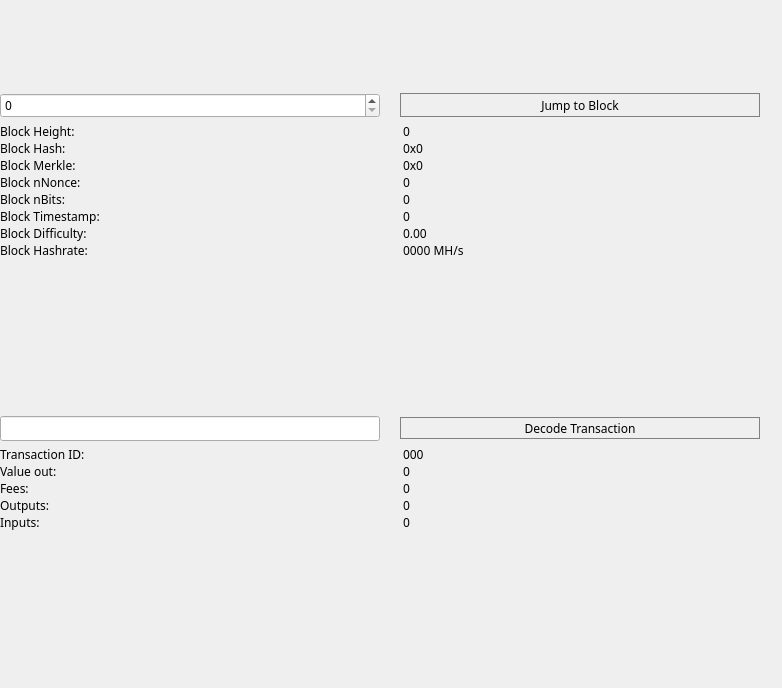
<?xml version="1.0" encoding="UTF-8"?>
<ui version="4.0">
 <class>BlockBrowser</class>
 <widget class="QWidget" name="BlockBrowser">
  <property name="windowModality">
   <enum>Qt::NonModal</enum>
  </property>
  <property name="enabled">
   <bool>true</bool>
  </property>
  <property name="geometry">
   <rect>
    <x>0</x>
    <y>0</y>
    <width>782</width>
    <height>688</height>
   </rect>
  </property>
  <property name="sizePolicy">
   <sizepolicy hsizetype="Preferred" vsizetype="Preferred">
    <horstretch>0</horstretch>
    <verstretch>0</verstretch>
   </sizepolicy>
  </property>
  <property name="minimumSize">
   <size>
    <width>0</width>
    <height>0</height>
   </size>
  </property>
  <property name="acceptDrops">
   <bool>false</bool>
  </property>
  <property name="windowTitle">
   <string>Form</string>
  </property>
  <property name="styleSheet">
   <string notr="true">font-family:Proxima Nova Rg;</string>
  </property>
  <layout class="QGridLayout">
   <property name="sizeConstraint">
    <enum>QLayout::SetMaximumSize</enum>
   </property>
   <property name="leftMargin">
    <number>0</number>
   </property>
   <property name="topMargin">
    <number>66</number>
   </property>
   <property name="rightMargin">
    <number>22</number>
   </property>
   <property name="bottomMargin">
    <number>0</number>
   </property>
   <property name="horizontalSpacing">
    <number>7</number>
   </property>
   <property name="verticalSpacing">
    <number>0</number>
   </property>
   <item row="1" column="0">
    <layout class="QGridLayout" name="gridLayout_3" rowstretch="0,0,0,0,0,0,0,0,0,0,0,0,0,0,0,0,0,0,0,0" columnstretch="0,0">
     <property name="sizeConstraint">
      <enum>QLayout::SetDefaultConstraint</enum>
     </property>
     <property name="spacing">
      <number>0</number>
     </property>
     <item row="1" column="0">
      <widget class="QSpinBox" name="heightBox">
       <property name="sizePolicy">
        <sizepolicy hsizetype="Preferred" vsizetype="Fixed">
         <horstretch>0</horstretch>
         <verstretch>0</verstretch>
        </sizepolicy>
       </property>
       <property name="maximum">
        <number>99999999</number>
       </property>
      </widget>
     </item>
     <item row="8" column="1">
      <widget class="QLabel" name="timeBox">
       <property name="layoutDirection">
        <enum>Qt::LeftToRight</enum>
       </property>
       <property name="styleSheet">
        <string notr="true">margin-left:20px;</string>
       </property>
       <property name="text">
        <string>0</string>
       </property>
       <property name="alignment">
        <set>Qt::AlignLeading|Qt::AlignLeft|Qt::AlignVCenter</set>
       </property>
      </widget>
     </item>
     <item row="15" column="0">
      <widget class="QLabel" name="valueLabel">
       <property name="text">
        <string>Value out:</string>
       </property>
       <property name="alignment">
        <set>Qt::AlignLeading|Qt::AlignLeft|Qt::AlignVCenter</set>
       </property>
      </widget>
     </item>
     <item row="9" column="0">
      <widget class="QLabel" name="hardLabel">
       <property name="text">
        <string>Block Difficulty:</string>
       </property>
      </widget>
     </item>
     <item row="3" column="1">
      <widget class="QLabel" name="heightLabel">
       <property name="layoutDirection">
        <enum>Qt::LeftToRight</enum>
       </property>
       <property name="styleSheet">
        <string notr="true">margin-left:20px;</string>
       </property>
       <property name="text">
        <string>0</string>
       </property>
       <property name="alignment">
        <set>Qt::AlignLeading|Qt::AlignLeft|Qt::AlignVCenter</set>
       </property>
      </widget>
     </item>
     <item row="12" column="1">
      <widget class="QPushButton" name="txButton">
       <property name="minimumSize">
        <size>
         <width>0</width>
         <height>22</height>
        </size>
       </property>
       <property name="styleSheet">
        <string notr="true">border:1px solid grey;margin-left:20px;</string>
       </property>
       <property name="text">
        <string>Decode Transaction</string>
       </property>
      </widget>
     </item>
     <item row="1" column="1">
      <widget class="QPushButton" name="blockButton">
       <property name="minimumSize">
        <size>
         <width>0</width>
         <height>24</height>
        </size>
       </property>
       <property name="styleSheet">
        <string notr="true">border:1px solid grey;margin-left:20px;</string>
       </property>
       <property name="text">
        <string>Jump to Block</string>
       </property>
      </widget>
     </item>
     <item row="15" column="1">
      <widget class="QLabel" name="valueBox">
       <property name="layoutDirection">
        <enum>Qt::LeftToRight</enum>
       </property>
       <property name="styleSheet">
        <string notr="true">margin-left:20px;</string>
       </property>
       <property name="text">
        <string>0</string>
       </property>
       <property name="alignment">
        <set>Qt::AlignLeading|Qt::AlignLeft|Qt::AlignVCenter</set>
       </property>
      </widget>
     </item>
     <item row="7" column="1">
      <widget class="QLabel" name="bitsBox">
       <property name="layoutDirection">
        <enum>Qt::LeftToRight</enum>
       </property>
       <property name="styleSheet">
        <string notr="true">margin-left:20px;</string>
       </property>
       <property name="text">
        <string>0</string>
       </property>
       <property name="alignment">
        <set>Qt::AlignLeading|Qt::AlignLeft|Qt::AlignVCenter</set>
       </property>
      </widget>
     </item>
     <item row="7" column="0">
      <widget class="QLabel" name="bitsLabel">
       <property name="text">
        <string>Block nBits:</string>
       </property>
      </widget>
     </item>
     <item row="14" column="0">
      <widget class="QLabel" name="txLabel">
       <property name="text">
        <string>Transaction ID:</string>
       </property>
       <property name="alignment">
        <set>Qt::AlignLeading|Qt::AlignLeft|Qt::AlignVCenter</set>
       </property>
      </widget>
     </item>
     <item row="16" column="0">
      <widget class="QLabel" name="feesLabel">
       <property name="text">
        <string>Fees:</string>
       </property>
       <property name="alignment">
        <set>Qt::AlignLeading|Qt::AlignLeft|Qt::AlignVCenter</set>
       </property>
      </widget>
     </item>
     <item row="3" column="0">
      <widget class="QLabel" name="heightLabel_2">
       <property name="text">
        <string>Block Height:</string>
       </property>
      </widget>
     </item>
     <item row="5" column="1">
      <widget class="QLabel" name="merkleBox">
       <property name="minimumSize">
        <size>
         <width>187</width>
         <height>0</height>
        </size>
       </property>
       <property name="layoutDirection">
        <enum>Qt::LeftToRight</enum>
       </property>
       <property name="styleSheet">
        <string notr="true">margin-left:20px;</string>
       </property>
       <property name="text">
        <string>0x0</string>
       </property>
       <property name="alignment">
        <set>Qt::AlignLeading|Qt::AlignLeft|Qt::AlignVCenter</set>
       </property>
      </widget>
     </item>
     <item row="2" column="1">
      <spacer name="verticalSpacer_5">
       <property name="orientation">
        <enum>Qt::Vertical</enum>
       </property>
       <property name="sizeType">
        <enum>QSizePolicy::Minimum</enum>
       </property>
       <property name="sizeHint" stdset="0">
        <size>
         <width>20</width>
         <height>5</height>
        </size>
       </property>
      </spacer>
     </item>
     <item row="11" column="1">
      <spacer name="verticalSpacer_4">
       <property name="orientation">
        <enum>Qt::Vertical</enum>
       </property>
       <property name="sizeHint" stdset="0">
        <size>
         <width>20</width>
         <height>20</height>
        </size>
       </property>
      </spacer>
     </item>
     <item row="18" column="0">
      <widget class="QLabel" name="inputLabel">
       <property name="text">
        <string>Inputs:</string>
       </property>
       <property name="alignment">
        <set>Qt::AlignLeading|Qt::AlignLeft|Qt::AlignVCenter</set>
       </property>
      </widget>
     </item>
     <item row="10" column="0">
      <widget class="QLabel" name="pawLabel">
       <property name="text">
        <string>Block Hashrate:</string>
       </property>
      </widget>
     </item>
     <item row="16" column="1">
      <widget class="QLabel" name="feesBox">
       <property name="layoutDirection">
        <enum>Qt::LeftToRight</enum>
       </property>
       <property name="styleSheet">
        <string notr="true">margin-left:20px;</string>
       </property>
       <property name="text">
        <string>0</string>
       </property>
       <property name="alignment">
        <set>Qt::AlignLeading|Qt::AlignLeft|Qt::AlignVCenter</set>
       </property>
      </widget>
     </item>
     <item row="12" column="0">
      <widget class="QLineEdit" name="txBox">
       <property name="sizePolicy">
        <sizepolicy hsizetype="Preferred" vsizetype="Fixed">
         <horstretch>0</horstretch>
         <verstretch>0</verstretch>
        </sizepolicy>
       </property>
       <property name="inputMask">
        <string comment="Transaction id" extracomment="Transaction id"/>
       </property>
       <property name="placeholderText">
        <string comment="Transaction ID" extracomment="Transaction ID"/>
       </property>
      </widget>
     </item>
     <item row="14" column="1">
      <widget class="QLabel" name="txID">
       <property name="layoutDirection">
        <enum>Qt::LeftToRight</enum>
       </property>
       <property name="styleSheet">
        <string notr="true">margin-left:20px;</string>
       </property>
       <property name="text">
        <string>000</string>
       </property>
       <property name="alignment">
        <set>Qt::AlignLeading|Qt::AlignLeft|Qt::AlignVCenter</set>
       </property>
      </widget>
     </item>
     <item row="10" column="1">
      <widget class="QLabel" name="pawBox">
       <property name="layoutDirection">
        <enum>Qt::LeftToRight</enum>
       </property>
       <property name="styleSheet">
        <string notr="true">margin-left:20px;</string>
       </property>
       <property name="text">
        <string>0000 MH/s</string>
       </property>
       <property name="alignment">
        <set>Qt::AlignLeading|Qt::AlignLeft|Qt::AlignVCenter</set>
       </property>
      </widget>
     </item>
     <item row="6" column="1">
      <widget class="QLabel" name="nonceBox">
       <property name="layoutDirection">
        <enum>Qt::LeftToRight</enum>
       </property>
       <property name="styleSheet">
        <string notr="true">margin-left:20px;</string>
       </property>
       <property name="text">
        <string>0</string>
       </property>
       <property name="alignment">
        <set>Qt::AlignLeading|Qt::AlignLeft|Qt::AlignVCenter</set>
       </property>
      </widget>
     </item>
     <item row="8" column="0">
      <widget class="QLabel" name="timeLabel">
       <property name="text">
        <string>Block Timestamp:</string>
       </property>
      </widget>
     </item>
     <item row="5" column="0">
      <widget class="QLabel" name="merkleLabel">
       <property name="text">
        <string>Block Merkle:</string>
       </property>
      </widget>
     </item>
     <item row="17" column="1">
      <widget class="QLabel" name="outputBox">
       <property name="sizePolicy">
        <sizepolicy hsizetype="Preferred" vsizetype="Preferred">
         <horstretch>0</horstretch>
         <verstretch>0</verstretch>
        </sizepolicy>
       </property>
       <property name="layoutDirection">
        <enum>Qt::LeftToRight</enum>
       </property>
       <property name="styleSheet">
        <string notr="true">margin-left:20px;</string>
       </property>
       <property name="text">
        <string>0</string>
       </property>
       <property name="alignment">
        <set>Qt::AlignLeading|Qt::AlignLeft|Qt::AlignVCenter</set>
       </property>
      </widget>
     </item>
     <item row="9" column="1">
      <widget class="QLabel" name="hardBox">
       <property name="layoutDirection">
        <enum>Qt::LeftToRight</enum>
       </property>
       <property name="styleSheet">
        <string notr="true">margin-left:20px;</string>
       </property>
       <property name="text">
        <string>0.00</string>
       </property>
       <property name="alignment">
        <set>Qt::AlignLeading|Qt::AlignLeft|Qt::AlignVCenter</set>
       </property>
      </widget>
     </item>
     <item row="4" column="1">
      <widget class="QLabel" name="hashBox">
       <property name="enabled">
        <bool>true</bool>
       </property>
       <property name="sizePolicy">
        <sizepolicy hsizetype="Preferred" vsizetype="Preferred">
         <horstretch>0</horstretch>
         <verstretch>0</verstretch>
        </sizepolicy>
       </property>
       <property name="minimumSize">
        <size>
         <width>0</width>
         <height>0</height>
        </size>
       </property>
       <property name="layoutDirection">
        <enum>Qt::LeftToRight</enum>
       </property>
       <property name="styleSheet">
        <string notr="true">margin-left:20px;</string>
       </property>
       <property name="text">
        <string>0x0</string>
       </property>
       <property name="alignment">
        <set>Qt::AlignLeading|Qt::AlignLeft|Qt::AlignVCenter</set>
       </property>
      </widget>
     </item>
     <item row="4" column="0">
      <widget class="QLabel" name="hashLabel">
       <property name="text">
        <string>Block Hash:</string>
       </property>
      </widget>
     </item>
     <item row="6" column="0">
      <widget class="QLabel" name="nonceLabel">
       <property name="text">
        <string>Block nNonce:</string>
       </property>
      </widget>
     </item>
     <item row="18" column="1">
      <widget class="QLabel" name="inputBox">
       <property name="layoutDirection">
        <enum>Qt::LeftToRight</enum>
       </property>
       <property name="styleSheet">
        <string notr="true">margin-left:20px;</string>
       </property>
       <property name="text">
        <string>0</string>
       </property>
       <property name="alignment">
        <set>Qt::AlignLeading|Qt::AlignLeft|Qt::AlignVCenter</set>
       </property>
      </widget>
     </item>
     <item row="19" column="0">
      <spacer name="verticalSpacer_6">
       <property name="orientation">
        <enum>Qt::Vertical</enum>
       </property>
       <property name="sizeHint" stdset="0">
        <size>
         <width>20</width>
         <height>50</height>
        </size>
       </property>
      </spacer>
     </item>
     <item row="13" column="1">
      <spacer name="verticalSpacer_3">
       <property name="orientation">
        <enum>Qt::Vertical</enum>
       </property>
       <property name="sizeType">
        <enum>QSizePolicy::Fixed</enum>
       </property>
       <property name="sizeHint" stdset="0">
        <size>
         <width>20</width>
         <height>5</height>
        </size>
       </property>
      </spacer>
     </item>
     <item row="0" column="1">
      <spacer name="verticalSpacer">
       <property name="orientation">
        <enum>Qt::Vertical</enum>
       </property>
       <property name="sizeType">
        <enum>QSizePolicy::Fixed</enum>
       </property>
       <property name="sizeHint" stdset="0">
        <size>
         <width>20</width>
         <height>10</height>
        </size>
       </property>
      </spacer>
     </item>
     <item row="19" column="1">
      <spacer name="verticalSpacer_2">
       <property name="orientation">
        <enum>Qt::Vertical</enum>
       </property>
       <property name="sizeType">
        <enum>QSizePolicy::Expanding</enum>
       </property>
       <property name="sizeHint" stdset="0">
        <size>
         <width>20</width>
         <height>50</height>
        </size>
       </property>
      </spacer>
     </item>
     <item row="17" column="0">
      <widget class="QLabel" name="outputLabel">
       <property name="text">
        <string>Outputs:</string>
       </property>
       <property name="alignment">
        <set>Qt::AlignLeading|Qt::AlignLeft|Qt::AlignVCenter</set>
       </property>
      </widget>
     </item>
    </layout>
   </item>
   <item row="0" column="0">
    <layout class="QHBoxLayout" name="horizontalLayout_4">
     <property name="spacing">
      <number>7</number>
     </property>
     <item>
      <widget class="QLabel" name="label_5">
       <property name="font">
        <font>
         <family>Proxima Nova Rg</family>
        </font>
       </property>
       <property name="text">
        <string>&lt;html&gt;&lt;head/&gt;&lt;body&gt;&lt;p align=&quot;center&quot;&gt;&lt;img src=&quot;:/icons/res/icons/blockt.png&quot;/&gt;&lt;/p&gt;&lt;/body&gt;&lt;/html&gt;</string>
       </property>
      </widget>
     </item>
    </layout>
   </item>
  </layout>
  <zorder>outputLabel</zorder>
  <zorder>outputBox</zorder>
 </widget>
 <resources/>
 <connections/>
</ui>
